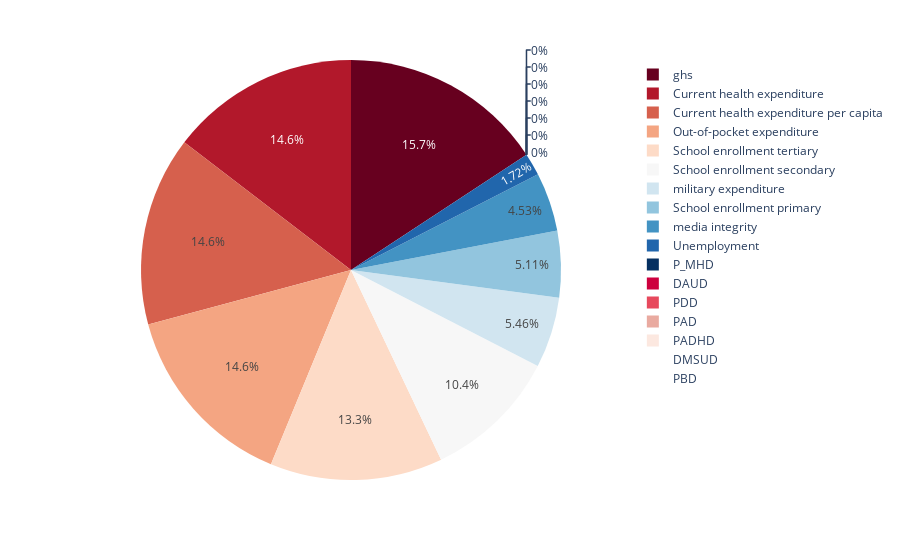

Notebook code cell kept with this figure:
### Code cell
plot_nan(data, cols, True, True) # in a more visual manner

### Figure 1 — Plotly figure (JSON) as saved in the notebook; plotly's stock layout.template omitted (floating-point values rounded to 4 significant figures)
{"data": [{"domain": {"x": [0, 1], "y": [0, 1]}, "hovertemplate": "Name=%{label}<br>Missing value count=%{value}<extra></extra>", "labels": ["P_MHD", "DAUD", "PDD", "PAD", "PADHD", "DMSUD", "PBD", "Current health expenditure", "Current health expenditure per capita", "Out-of-pocket expenditure", "Unemployment", "School enrollment primary", "School enrollment secondary", "School enrollment tertiary", "ghs", "media integrity", "military expenditure"], "legendgroup": "", "name": "", "showlegend": true, "type": "pie", "values": [0, 0, 0, 0, 0, 0, 0, 1380, 1380, 1380, 163, 483, 982, 1256, 1489, 428, 516]}], "layout": {"legend": {"tracegroupgap": 0}, "margin": {"t": 60}, "piecolorway": ["rgb(103,0,31)", "rgb(178,24,43)", "rgb(214,96,77)", "rgb(244,165,130)", "rgb(253,219,199)", "rgb(247,247,247)", "rgb(209,229,240)", "rgb(146,197,222)", "rgb(67,147,195)", "rgb(33,102,172)", "rgb(5,48,97)"]}}
